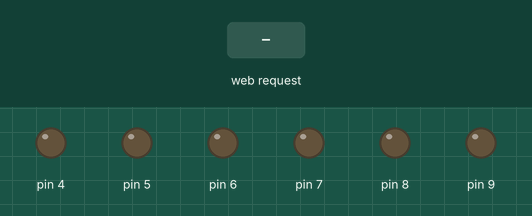
Simulated run of this sketch. Board: Arduino Uno, built with avr-gcc and run on an emulated ATmega328P. Parts: output pins drawn as LEDs (lit = HIGH). The inputs (shaded band) are chosen by the test bench. WiFi joins after 1.5 s; servers stay silent unless stated.

Above: at 2.7 s.
2.8 s: HTTP request GET /?rotation=POWER received
At 2.96 s:
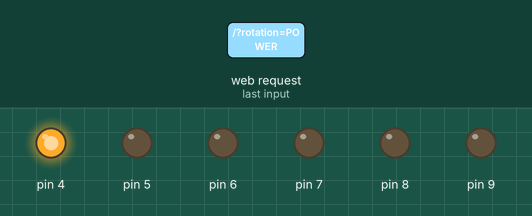
4.5 s: HTTP request GET /?rotation=MODE received
At 4.66 s:
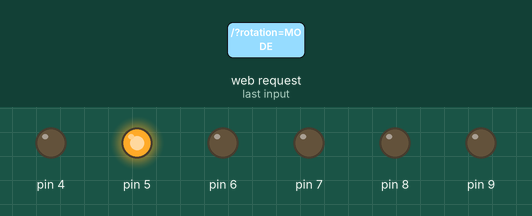
6.2 s: HTTP request GET /?vibration=POWER received
At 6.36 s:
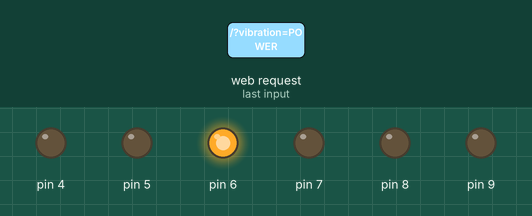
7.9 s: HTTP request GET /?vibration=MODE received
At 8.06 s:
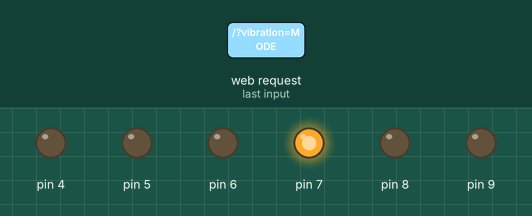
Timing chart, 0 to 10.6 s (numbered marks = the images above; inputs shaded):
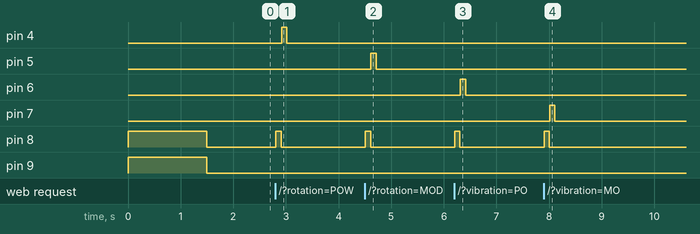

Measured:
- after the input at 2.8 s, pin 4: LOW → HIGH after 0.12 s, → LOW 0.10 s later; pin 8: LOW → HIGH at once, → LOW 0.10 s later
- after the input at 4.5 s, pin 5: LOW → HIGH after 0.12 s, → LOW 0.10 s later; pin 8: LOW → HIGH at once, → LOW 0.10 s later
- after the input at 6.2 s, pin 6: LOW → HIGH after 0.11 s, → LOW 0.10 s later; pin 8: LOW → HIGH at once, → LOW 0.10 s later
- after the input at 7.9 s, pin 7: LOW → HIGH after 0.11 s, → LOW 0.10 s later; pin 8: LOW → HIGH at once, → LOW 0.10 s later

The sketch:

Rabbit.ino
```cpp
#include "Rabbit.h"
#include <SPI.h>			// needed for Arduino versions later than 0018
#include <Ethernet.h>

SRabbit sRabbit = { 8, 9, 4, 5, 6, 7, 100, { 0xF0, 0xC6, 0x12, 0x84, 0x88, 0x17 } };
String inString = String(35);
EthernetServer server(80);

void setup() {	//	Initialisation
	pinMode(sRabbit.statusLed, OUTPUT);
	pinMode(sRabbit.errorLed, OUTPUT);
	pinMode(sRabbit.button1, OUTPUT);
	pinMode(sRabbit.button2, OUTPUT);
	pinMode(sRabbit.button3, OUTPUT);
	pinMode(sRabbit.button4, OUTPUT);

	digitalWrite(sRabbit.statusLed, HIGH);
	digitalWrite(sRabbit.errorLed, HIGH);
	digitalWrite(sRabbit.button1, LOW);
	digitalWrite(sRabbit.button2, LOW);
	digitalWrite(sRabbit.button3, LOW);
	digitalWrite(sRabbit.button4, LOW);

	Ethernet.begin(sRabbit.mac);
	server.begin();

	digitalWrite(sRabbit.statusLed, LOW);
	digitalWrite(sRabbit.errorLed, LOW);
}

void loop() {	//	Boucle principale
	EthernetClient client = server.available();

	if(client){
		// an http request ends with a blank line
		boolean current_line_is_blank = true;

		blink(sRabbit.statusLed, 100, 1);

		while (client.connected()) {
			if(client.available()) {
				char c = client.read();
				// if we've gotten to the end of the line (received a newline
				// character) and the line is blank, the http request has ended,
				// so we can send a reply
				if (inString.length() < 35) {
					inString.concat(c);
				}

				if (c == '\n' && current_line_is_blank) {
					// send a standard http response header
					client.println("HTTP/1.1 200 OK");
					client.println("Content-Type: text/html");
					client.println();
					client.println("<html><style>");
					client.println("html, body { height: 100%; background-color: black; }");
					client.println("table { width: 100%; height: 95%; }");
					client.println("td { text-align: center; width: 50%; height: 45%; font-size:50px; }");
					client.println("input { width: 80%; height: 80%; font-size:50px; }");
					client.println("</style><body><form method=get>");

					client.println("<table><tr>");
					client.println("<td><input type=submit name=rotation value=MODE></td>");
					client.println("<td><input type=submit name=vibration value=MODE></td>");
					client.println("</tr><tr>");
					client.println("<td><input type=submit name=rotation value=POWER></td>");
					client.println("<td><input type=submit name=vibration value=POWER></td>");
					client.println("</tr><tr>");
					client.println("<td style=\"color: red;\">ROTATION</td>");
					client.println("<td style=\"color: green;\">VIBRATION</td>");
					client.println("</table></tr></from></html></body>");

					if(inString.indexOf("rotation=POWER")>0) {
						blink(sRabbit.button1, sRabbit.ulDelay, 1);
					}
					if(inString.indexOf("rotation=MODE")>0) {
						blink(sRabbit.button2, sRabbit.ulDelay, 1);
					}
					if(inString.indexOf("vibration=POWER")>0) {
						blink(sRabbit.button3, sRabbit.ulDelay, 1);
					}
					if(inString.indexOf("vibration=MODE")>0) {
						blink(sRabbit.button4, sRabbit.ulDelay, 1);
					}

					break;
				}

				if (c == '\n') {
					// we're starting a new line
					current_line_is_blank = true;
				}
				else if (c != '\r') {
					// we've gotten a character on the current line
					current_line_is_blank = false;
				}
			}
		}
		// give the web browser time to receive the data
//		delay(1);
		inString = "";
		client.stop();
	}

	delay(10);
}

void blink(int ledPin, unsigned long ulDelay, int nCpt) {
	digitalWrite(ledPin, HIGH);
	delay(ulDelay);				//  en ms
	digitalWrite(ledPin, LOW);
	while(--nCpt>0) {
		delay(ulDelay);
		digitalWrite(ledPin, HIGH);
		delay(ulDelay);
		digitalWrite(ledPin, LOW);
	}
}
```

Rabbit.h
```cpp
#ifndef	RABBIT_H
#define RABBIT_H

#include "SPI.h"			// needed for Arduino versions later than 0018
#include "Ethernet.h"

#define NBDATA	3

typedef struct {	//	SRabbit
	int statusLed;
	int errorLed;
	int button1;
	int button2;
	int button3;
	int button4;
	unsigned long ulDelay;
	byte mac[6];
}SRabbit;

#endif
```
